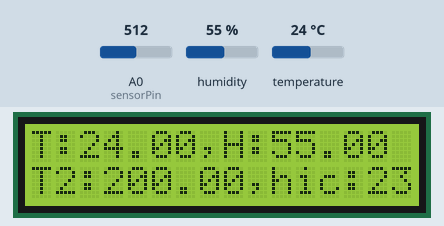
The sketch below on a simulated Arduino Uno, built with avr-gcc and run on an emulated ATmega328P. Parts: 16×2 character LCD. Inputs (shaded band) come from the test bench; at power-on: temperature 24 °C, A0 (sensorPin) = 512, humidity 55 %. What the sketch prints to the serial monitor is not drawn.

Above: at 1.2 s.
1.3 s: temperature set to 12 °C
At 3.3 s:
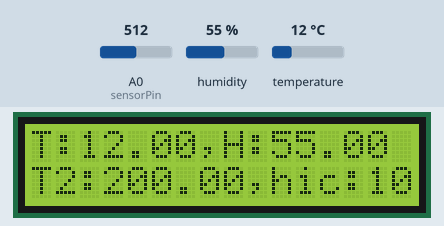
3.6 s: A0 (sensorPin) set to 716
At 5.3 s:
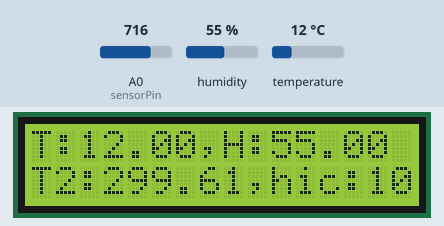
5.6 s: humidity set to 22 %
At 7.2 s:
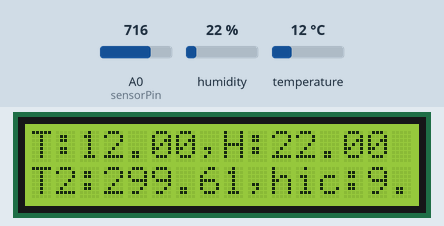
7.7 s: A0 (sensorPin) set to 900
At 9.0 s:
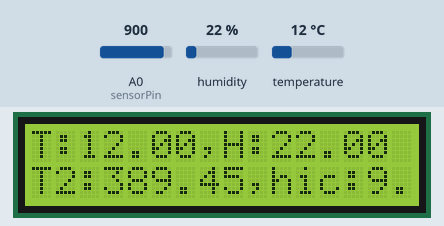
9.7 s: temperature set to 19 °C
At 10.9 s:
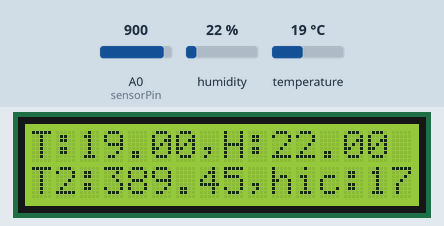
11.8 s: A0 (sensorPin) set to 1023
At 12.8 s:
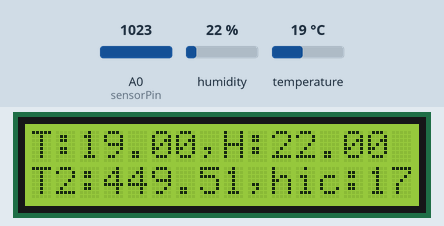
Timing chart, 0 to 14.8 s (numbered marks = the images above; inputs shaded):
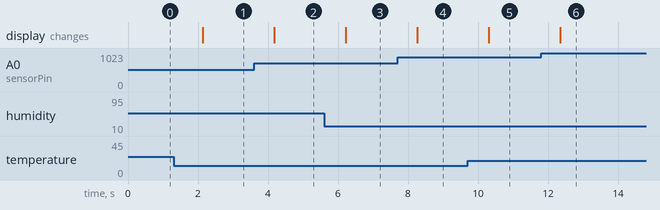

Measured:
- after the input at 1.3 s, the display: changes after 0.84 s (image 1)
- after the input at 3.6 s, the display: changes after 0.58 s (image 2)
- after the input at 5.6 s, the display: changes after 0.62 s (image 3)
- after the input at 7.7 s, the display: changes after 0.56 s (image 4)
- after the input at 9.7 s, the display: changes after 0.61 s (image 5)
- after the input at 11.8 s, the display: changes after 0.55 s (image 6)

The sketch:

01_Weather_Manager.ino
```cpp
// LCD library and configuration
#include <LiquidCrystal.h>
#include <SD.h>
#include <DHT.h>
#define DHTPIN 9
#define DHTTYPE DHT11
DHT dht(DHTPIN, DHTTYPE);

#include "RTClib.h"
LiquidCrystal lcd(12,11,5,4,3,2);

// Initializing Termometer constants
const int sensorPin = A0;

// Init File
File myFile;
RTC_DS1307 RTC;
void setup() {
  // put your setup code here, to run once:

  lcd.begin(16,2);
  lcd.print("Temperature:");
  lcd.setCursor(0,1);
  lcd.print("250");
  Serial.begin(9600);
  dht.begin();/*
  if (!SD.begin(6)) {
    Serial.println("No se pudo inicializar");
    return;
  }*/
}

void loop() {
  // put your main code here, to run repeatedly:
  // Read Temperature
  int sensorVal = analogRead(sensorPin);
  float voltage = (sensorVal/1024.0)*5.0;
  float temp2 = (voltage - .5) * 100;
  float temperature = dht.readTemperature();
  float humidity = dht.readHumidity();
  float hic = dht.computeHeatIndex(temperature,humidity,false);
  Serial.print("Sensor: ");
  //Serial.print(sensorVal);
  Serial.print(", Voltage: ");
  //Serial.print(voltage);
  Serial.print(", Temperature:");
  Serial.println(temperature);

  lcd.clear();
  lcd.setCursor(0,0);
  lcd.print("T:");
  lcd.print(temperature);
  lcd.print(",H:");
  lcd.print(humidity);
  lcd.setCursor(0,1);
  lcd.print("T2:");
  lcd.print(temp2);
  lcd.print(",hic:");
  lcd.print(hic);
/*
  myFile = SD.open("datalog.txt", FILE_WRITE);//abrimos  el archivo
  if (myFile) {
        Serial.print("Escribiendo SD: ");
        int sensor1 = analogRead(0);
        int sensor2 = analogRead(1);
        int sensor3 = analogRead(2);
        myFile.print("Datetime=");
        myFile.print(RTC.now().unixtime());
        myFile.print(", Tiempo(ms)=");
        myFile.print(millis());
        myFile.print(", Temp=");
        myFile.println(temperature);

        myFile.close(); //cerramos el archivo
  } else {
    Serial.println("Error al abrir el archivo");
  }*/
  // Down the frequency to proper readings
  delay(1000);
}
```
